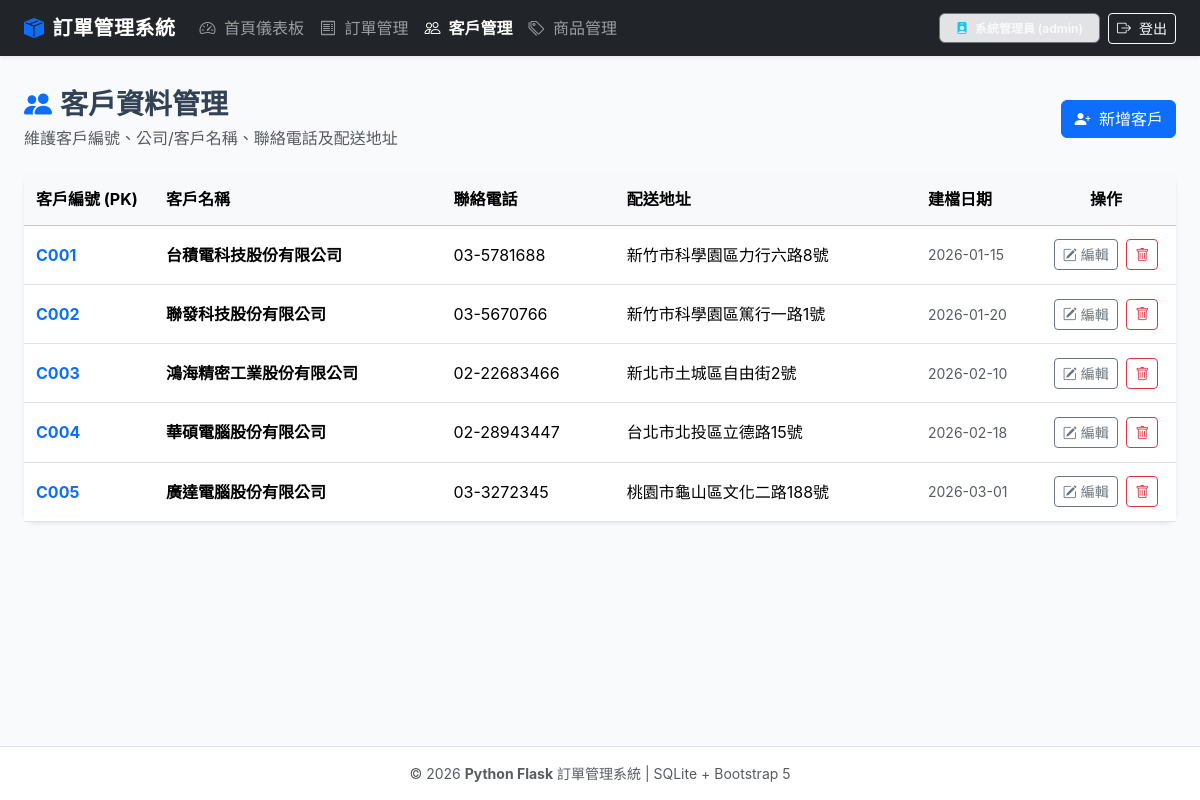
The app's page /customers (signed in) with its own data.
### tables this page shows
CREATE TABLE customer (
        customer_id TEXT PRIMARY KEY,
        name TEXT NOT NULL,
        phone TEXT,
        address TEXT,
        created_date TEXT NOT NULL DEFAULT (date('now'))
    );

### app.py (the view)
@app.route("/customers")
@login_required
def customers_list():
    db = get_db()
    customers = db.execute("SELECT * FROM customer ORDER BY customer_id;").fetchall()
    return render_template("customers.html", customers=customers)

### app.py (called while the page is built)
def get_db():
    if "db" not in g:
        if not os.path.exists(DB_PATH):
            print(f"[*] 偵測到資料庫不存在，自動執行初始化: {DB_PATH}")
            init_database(DB_PATH)
        g.db = sqlite3.connect(DB_PATH)
        g.db.row_factory = sqlite3.Row
        g.db.execute("PRAGMA foreign_keys = ON;")
    return g.db

def login_required(f):
    @wraps(f)
    def decorated_function(*args, **kwargs):
        if "user" not in session:
            flash("請先以管理員身分登入系統以進行維護操作！", "warning")
            return redirect(url_for("login", next=request.url))
        return f(*args, **kwargs)
    return decorated_function

### templates/customers.html (shortened to what this page needs)
{% extends "base.html" %}
{% block content %}
<div class="d-flex justify-content-between align-items-center mb-4 flex-wrap gap-2">
    <div>
        <h3 class="fw-bold mb-1"><i class="bi bi-people-fill text-primary me-2"></i>客戶資料管理</h3>
        <p class="text-muted mb-0">維護客戶編號、公司/客戶名稱、聯絡電話及配送地址</p>
    </div>
    <div>
        <button type="button" class="btn btn-primary" data-bs-toggle="modal" data-bs-target="#addCustomerModal">
            <i class="bi bi-person-plus-fill me-1"></i> 新增客戶
        </button>
    </div>
</div>
<div class="card shadow-sm border-0">
    <div class="card-body p-0">
        <div class="table-responsive">
            <table class="table table-hover align-middle mb-0">
                <thead class="table-light">
                    <tr>
                        <th style="width: 130px;">客戶編號 (PK)</th>
                        <th>客戶名稱</th>
                        <th>聯絡電話</th>
                        <th>配送地址</th>
                        <th style="width: 120px;">建檔日期</th>
                        <th style="width: 140px;" class="text-center">操作</th>
                    </tr>
                </thead>
                <tbody>
                    {% for c in customers %}
                    <tr>
                        <td class="fw-bold text-primary">{{ c.customer_id }}</td>
                        <td class="fw-semibold">{{ c.name }}</td>
                        <td>{{ c.phone or '-' }}</td>
                        <td>{{ c.address or '-' }}</td>
                        <td class="text-muted small">{{ c.created_date }}</td>
                        <td class="text-center">
                            <button class="btn btn-sm btn-outline-secondary me-1 edit-customer-btn"
                                    data-bs-toggle="modal"
                                    data-bs-target="#editCustomerModal"
                                    data-id="{{ c.customer_id }}"
                                    data-name="{{ c.name }}"
                                    data-phone="{{ c.phone }}"
                                    data-address="{{ c.address }}">
                                <i class="bi bi-pencil-square"></i> 編輯
                            </button>
                            <form action="{{ url_for('customer_delete', customer_id=c.customer_id) }}" method="POST" class="d-inline" onsubmit="return confirm('確定要刪除客戶「{{ c.name }}」嗎？若該客戶已有訂單將受外鍵保護阻擋。');">
                                <button type="submit" class="btn btn-sm btn-outline-danger">
                                    <i class="bi bi-trash"></i>
                                </button>
                            </form>
                        </td>
                    </tr>
                    {% else %}
                    <tr>
                        <td colspan="6" class="text-center py-4 text-muted">目前暫無客戶資料</td>
                    </tr>
                    {% endfor %}
                </tbody>
            </table>
        </div>
    </div>
</div>
{% endblock %}

### templates/base.html (style rules this page uses)
body { font-family: 'Noto Sans TC', -apple-system, BlinkMacSystemFont, "Segoe UI", Roboto, sans-serif; background-color: #f8fafc; color: #334155; min-height: 100vh; display: flex; flex-direction: column; }
.card { border-radius: 0.75rem; border: 1px solid rgba(0,0,0,0.06); box-shadow: 0 4px 6px -1px rgba(0,0,0,0.04), 0 2px 4px -2px rgba(0,0,0,0.03); }
.table > :not(caption) > * > * { padding: 0.85rem 0.75rem; }

### records on screen
customer: customer_id "C001", name "台積電科技股份有限公司", phone "03-5781688", address "新竹市科學園區力行六路8號", created_date "2026-01-15"
customer: customer_id "C002", name "聯發科技股份有限公司", phone "03-5670766", address "新竹市科學園區篤行一路1號", created_date "2026-01-20"
customer: customer_id "C003", name "鴻海精密工業股份有限公司", phone "02-22683466", address "新北市土城區自由街2號", created_date "2026-02-10"
customer: customer_id "C004", name "華碩電腦股份有限公司", phone "02-28943447", address "台北市北投區立德路15號", created_date "2026-02-18"
customer: customer_id "C005", name "廣達電腦股份有限公司", phone "03-3272345", address "桃園市龜山區文化二路188號", created_date "2026-03-01"

### other values on screen
{{ session.get('display_name', '管理員') }} "系統管理員"
{{ session.get('user') }} "admin"
